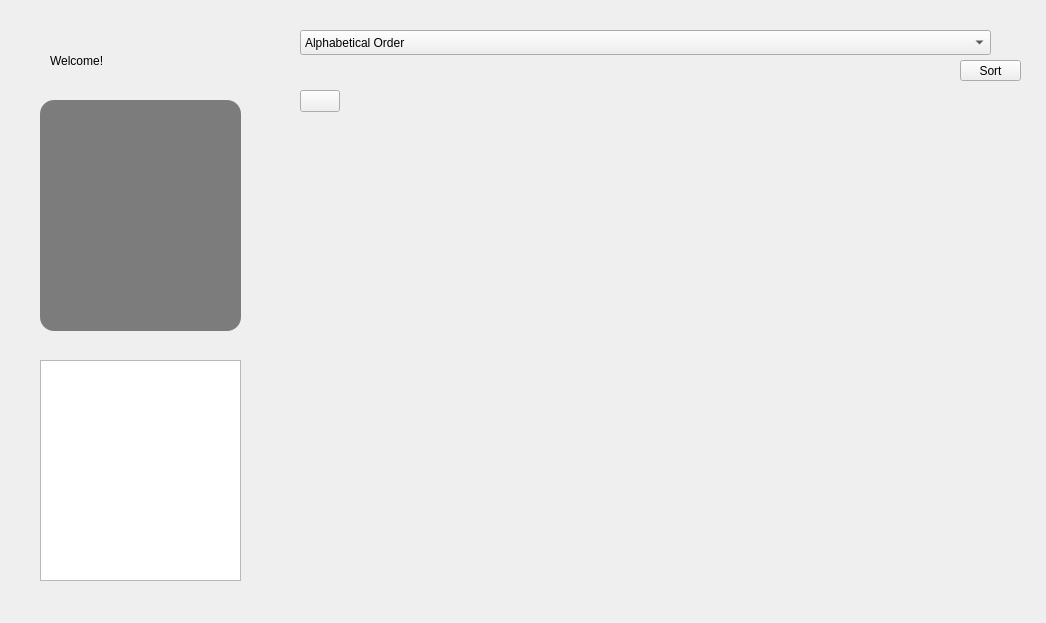
<?xml version="1.0" encoding="UTF-8"?>
<ui version="4.0">
 <class>Dashboard</class>
 <widget class="QWidget" name="Dashboard">
  <property name="geometry">
   <rect>
    <x>0</x>
    <y>0</y>
    <width>1046</width>
    <height>623</height>
   </rect>
  </property>
  <property name="windowTitle">
   <string>Dashboard</string>
  </property>
  <widget class="QListWidget" name="notificationsListWidget">
   <property name="geometry">
    <rect>
     <x>40</x>
     <y>100</y>
     <width>201</width>
     <height>231</height>
    </rect>
   </property>
   <property name="styleSheet">
    <string notr="true">
border-radius:14px;
background-color: #7C7C7C;</string>
   </property>
  </widget>
  <widget class="QLabel" name="welcomeLabel">
   <property name="geometry">
    <rect>
     <x>50</x>
     <y>50</y>
     <width>91</width>
     <height>21</height>
    </rect>
   </property>
   <property name="text">
    <string>Welcome!</string>
   </property>
  </widget>
  <widget class="QListWidget" name="onlineChatSystemListWidget">
   <property name="geometry">
    <rect>
     <x>40</x>
     <y>360</y>
     <width>201</width>
     <height>221</height>
    </rect>
   </property>
  </widget>
  <widget class="QLabel" name="label">
   <property name="geometry">
    <rect>
     <x>-10</x>
     <y>0</y>
     <width>1071</width>
     <height>631</height>
    </rect>
   </property>
   <property name="styleSheet">
    <string notr="true">image: url(:/dashboard/dashboard.png);</string>
   </property>
   <property name="text">
    <string/>
   </property>
  </widget>
  <widget class="QWidget" name="gridLayoutWidget">
   <property name="geometry">
    <rect>
     <x>300</x>
     <y>90</y>
     <width>761</width>
     <height>501</height>
    </rect>
   </property>
   <layout class="QGridLayout" name="gridLayout">
    <property name="sizeConstraint">
     <enum>QLayout::SetFixedSize</enum>
    </property>
    <item row="0" column="0">
     <widget class="QPushButton" name="addButton">
      <property name="sizePolicy">
       <sizepolicy hsizetype="Fixed" vsizetype="Fixed">
        <horstretch>0</horstretch>
        <verstretch>0</verstretch>
       </sizepolicy>
      </property>
      <property name="styleSheet">
       <string notr="true">image: url(:/pluss/plusIcon.png);</string>
      </property>
      <property name="text">
       <string/>
      </property>
     </widget>
    </item>
   </layout>
  </widget>
  <widget class="QWidget" name="verticalLayoutWidget">
   <property name="geometry">
    <rect>
     <x>60</x>
     <y>110</y>
     <width>160</width>
     <height>201</height>
    </rect>
   </property>
   <layout class="QVBoxLayout" name="verticalLayout"/>
  </widget>
  <widget class="QComboBox" name="filterComboBox">
   <property name="geometry">
    <rect>
     <x>300</x>
     <y>30</y>
     <width>691</width>
     <height>25</height>
    </rect>
   </property>
   <item>
    <property name="text">
     <string>Alphabetical Order</string>
    </property>
   </item>
   <item>
    <property name="text">
     <string>Time(ID)</string>
    </property>
   </item>
  </widget>
  <widget class="QPushButton" name="sortButton">
   <property name="geometry">
    <rect>
     <x>960</x>
     <y>60</y>
     <width>61</width>
     <height>21</height>
    </rect>
   </property>
   <property name="text">
    <string>Sort</string>
   </property>
  </widget>
  <zorder>label</zorder>
  <zorder>notificationsListWidget</zorder>
  <zorder>welcomeLabel</zorder>
  <zorder>onlineChatSystemListWidget</zorder>
  <zorder>gridLayoutWidget</zorder>
  <zorder>verticalLayoutWidget</zorder>
  <zorder>filterComboBox</zorder>
  <zorder>sortButton</zorder>
 </widget>
 <resources/>
 <connections/>
</ui>
